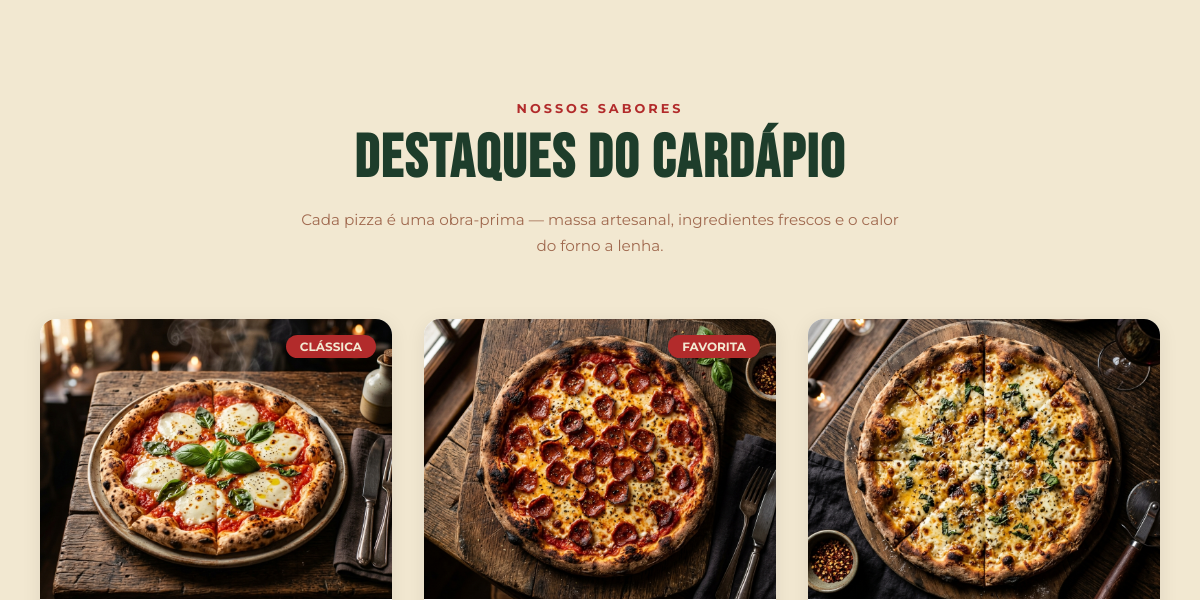
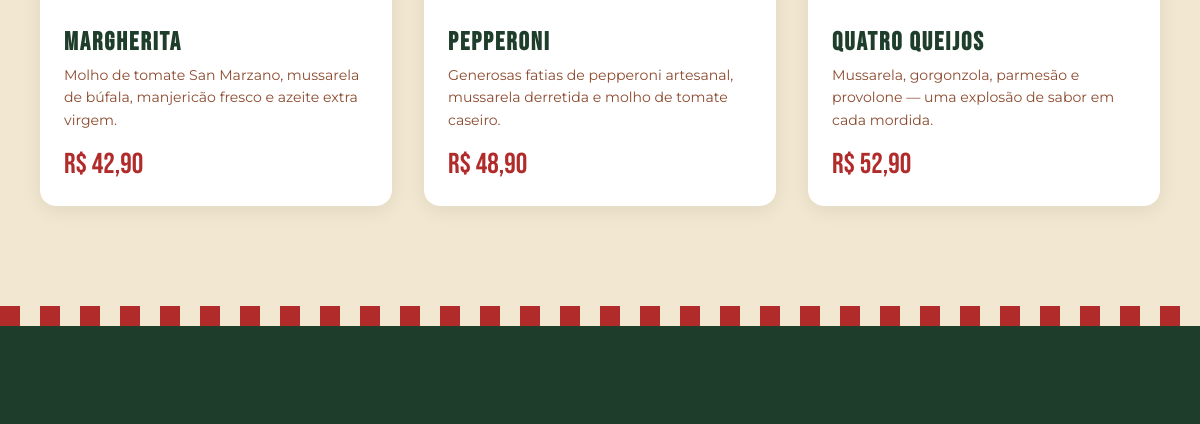
Before: / (middle part) with the older database file (2 pictures, top to bottom).
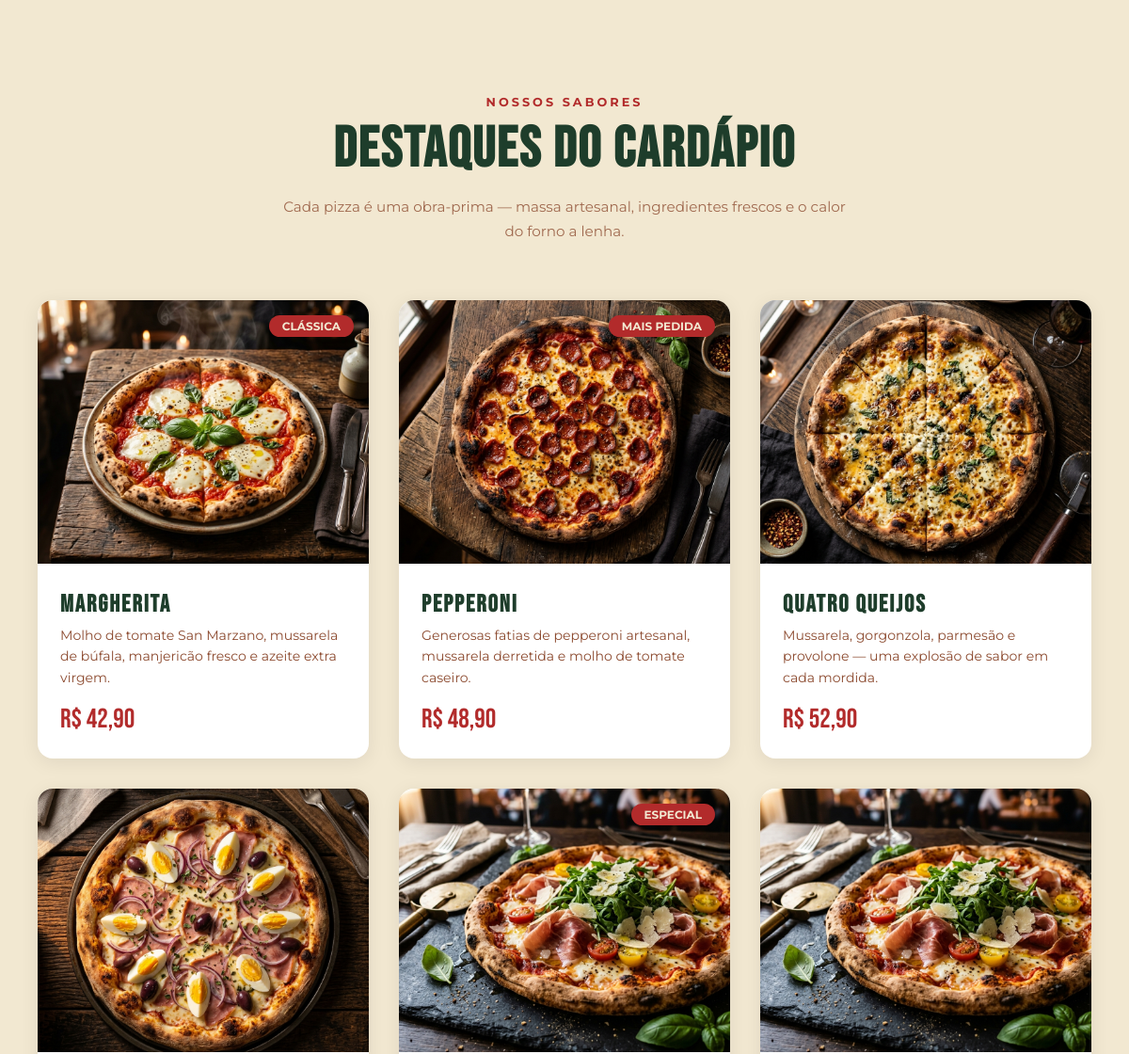
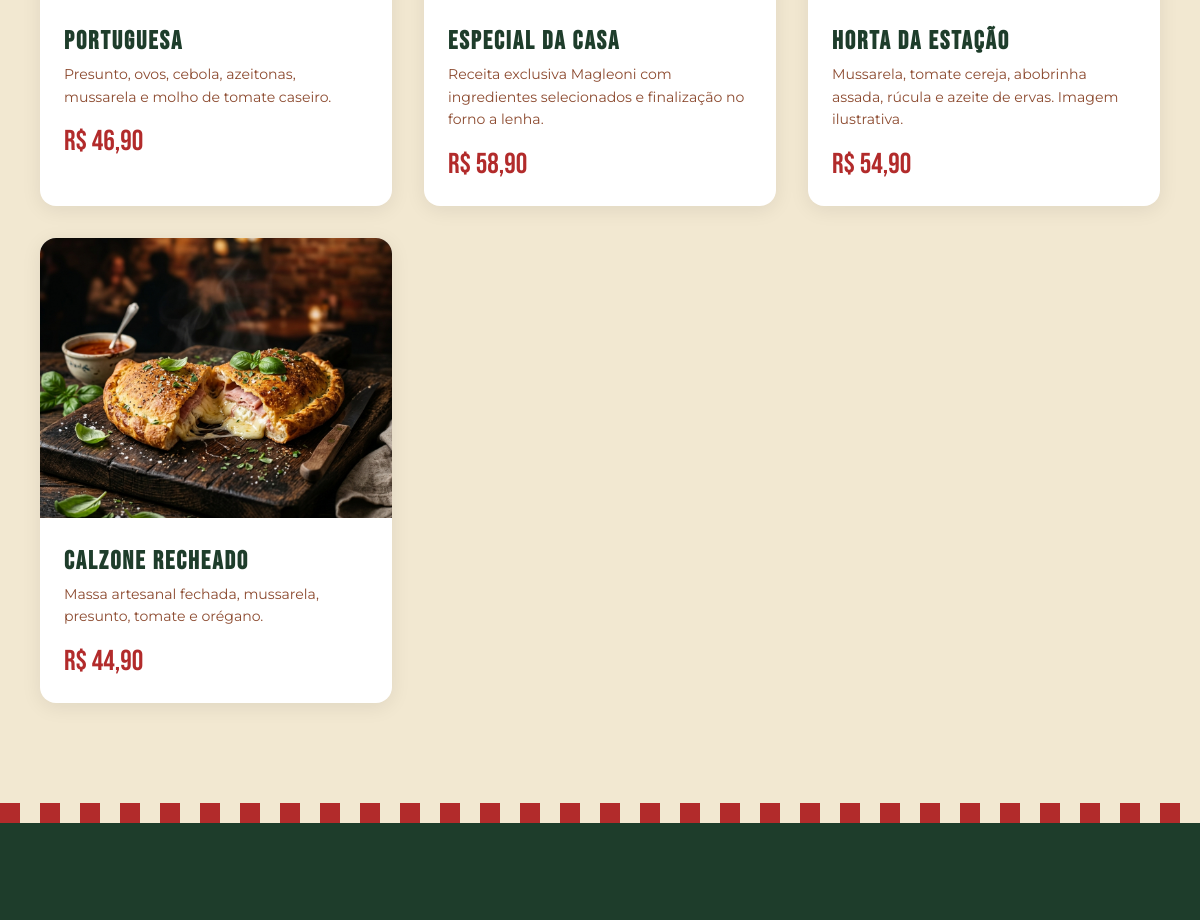
After: the same page with the newer database file (2 pictures, top to bottom).
### tables this page shows
CREATE TABLE IF NOT EXISTS pizzas (id INT UNSIGNED AUTO_INCREMENT PRIMARY KEY,categoria_id INT UNSIGNED NULL,nome VARCHAR(100) NOT NULL,descricao TEXT NOT NULL,preco DECIMAL(10,2) NOT NULL,badge VARCHAR(50) DEFAULT NULL,imagem VARCHAR(255) NOT NULL,criado_em TIMESTAMP DEFAULT CURRENT_TIMESTAMP,CONSTRAINT fk_pizzas_categoria FOREIGN KEY (categoria_id) REFERENCES categorias(id) ON DELETE SET NULL);

### index.php (the view, shortened to what this page needs)
<?php
require_once 'config/conexao.php';
try {
    $stmt = $pdo->query("SELECT * FROM pizzas ORDER BY id ASC");
    $pizzas = $stmt->fetchAll();
} catch (\PDOException $e) {
    $pizzas = [];
    $error_msg = $e->getMessage();
}
?>
<!DOCTYPE html>
<html lang="pt-BR">
<head>
  <link rel="stylesheet" href="styles.css">
</head>
<body>
<section class="menu section" id="cardapio">
  <div class="section-header">
    <span class="section-label">Nossos Sabores</span>
    <h2 class="section-title">Destaques do Cardápio</h2>
    <p class="section-desc">Cada pizza é uma obra-prima — massa artesanal, ingredientes frescos e o calor do forno a lenha.</p>
  </div>
  <div class="menu-grid">
    <?php if (empty($pizzas)): ?>
      <div style="grid-column: 1 / -1; text-align: center; padding: 40px; color: var(--brown);">
        <p>Nenhuma pizza cadastrada no momento ou erro ao conectar com o banco de dados.</p>
        <?php if (isset($error_msg)): ?>
          <small style="opacity: 0.7; display: block; margin-top: 10px;">Erro: <?= htmlspecialchars($error_msg) ?></small>
        <?php endif; ?>
      </div>
    <?php else: ?>
      <?php foreach ($pizzas as $pizza): ?>
        <div class="pizza-card">
          <div class="pizza-card-img-wrap">
            <img class="pizza-card-img" src="<?= htmlspecialchars($pizza['imagem']) ?>" alt="Pizza <?= htmlspecialchars($pizza['nome']) ?>" loading="lazy">
            <?php if (!empty($pizza['badge'])): ?>
              <span class="pizza-card-badge"><?= htmlspecialchars($pizza['badge']) ?></span>
            <?php endif; ?>
          </div>
          <div class="pizza-card-body">
            <h3><?= htmlspecialchars($pizza['nome']) ?></h3>
            <p><?= htmlspecialchars($pizza['descricao']) ?></p>
            <div class="pizza-card-footer">
              <span class="pizza-price">R$ <?= number_format($pizza['preco'], 2, ',', '.') ?></span>
            </div>
          </div>
        </div>
      <?php endforeach; ?>
    <?php endif; ?>
  </div>
</section>
<div class="checker-divider"></div>
<section class="contact section" id="contato">
</section>
</body>
</html>

### styles.css (style rules this page uses)
:root { --green-dark: #1E3D2B; --green-olive: #6B8E23; --red: #B22B2B; --cream: #F2E8D1; --brown: #8C4A2F; --green-light: #2a5a3a; --red-dark: #8a1f1f; --shadow: 0 8px 32px rgba(0,0,0,0.3); }
*, *::before, *::after { margin:0; padding:0; box-sizing:border-box; }
html { scroll-behavior: smooth; }
body { font-family: 'Montserrat', sans-serif; background: var(--green-dark); color: var(--cream); overflow-x: hidden; }
h1,h2,h3,h4,h5,h6 { font-family: 'Bebas Neue', sans-serif; letter-spacing: 2px; }
.checker-divider { height:20px; width:100%; background: repeating-linear-gradient( 90deg, var(--red) 0, var(--red) 20px, var(--cream) 20px, var(--cream) 40px ); }
.section { padding: 100px 40px; }
.section-header { text-align:center; margin-bottom:60px; }
.section-label { display:inline-block; font-weight:700; font-size:0.8rem; text-transform:uppercase; letter-spacing:3px; color:var(--red); margin-bottom:12px; }
.section-title { font-size:clamp(2.2rem,5vw,3.8rem); line-height:1.05; }
.section-desc { max-width:600px; margin:16px auto 0; opacity:0.8; line-height:1.7; font-size:0.95rem; }
.menu { background: var(--cream); color:var(--green-dark); }
.menu .section-label { color:var(--red); }
.menu .section-title { color:var(--green-dark); }
.menu .section-desc { color:var(--brown); }
.menu-grid { display:grid; grid-template-columns:repeat(auto-fit,minmax(320px,1fr)); gap:32px; max-width:1200px; margin:0 auto; }
.pizza-card { background:#fff; border-radius:16px; overflow:hidden; box-shadow:0 4px 20px rgba(0,0,0,0.08); transition:all 0.4s ease; position:relative; }
.pizza-card-img { width:100%; height:280px; object-fit:cover; transition:transform 0.6s ease; }
.pizza-card-img-wrap { overflow:hidden; position:relative; }
.pizza-card-badge { position:absolute; top:16px; right:16px; background:var(--red); color:var(--cream); padding:4px 14px; border-radius:20px; font-size:0.75rem; font-weight:700; text-transform:uppercase; }
.pizza-card-body { padding:24px; }
.pizza-card-body h3 { font-size:1.6rem; margin-bottom:6px; color:var(--green-dark); }
.pizza-card-body p { font-size:0.88rem; line-height:1.6; color:var(--brown); margin-bottom:16px; }
.pizza-card-footer { display:flex; justify-content:space-between; align-items:center; }
.pizza-price { font-family:'Bebas Neue',sans-serif; font-size:1.8rem; color:var(--red); }
.contact { background:var(--green-dark); }

Changed rows visible on the page:
changed pizzas "Pepperoni": badge "FAVORITA" → "MAIS PEDIDA"
added pizzas: imagem (picture), nome "Portuguesa", descricao "Presunto, ovos, cebola, azeitonas, mussarela e molho de tomate caseiro.", preco "46,90"
added pizzas: imagem (picture), badge "ESPECIAL", nome "Especial da Casa", descricao "Receita exclusiva Magleoni com ingredientes selecionados e finalização no forno a lenha.", preco "58,90"
added pizzas: imagem (picture), nome "Horta da estação", descricao "Mussarela, tomate cereja, abobrinha assada, rúcula e azeite de ervas. Imagem ilustrativa.", preco "54,90"
added pizzas: imagem (picture), nome "Calzone Recheado", descricao "Massa artesanal fechada, mussarela, presunto, tomate e orégano.", preco "44,90"
